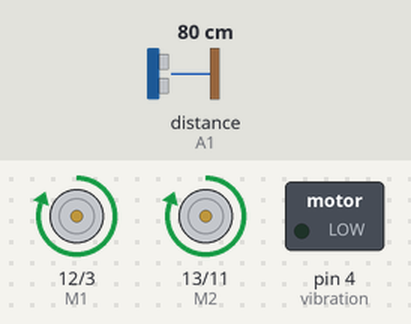
A sketch run on a simulated Arduino Pro Mini, built with avr-gcc and run on an emulated ATmega328P. Parts: direction and speed pins drawn as motors (green arrow = direction pin HIGH = forward, orange = LOW = backward, longer = more drive), switched loads named in the sketch (green lamp = pin HIGH). The test bench sets the inputs (shaded band); at power-on: distance to the obstacle (sensor on A1) 80 cm. The echo pulse lasts 58.3 µs per cm.

Above: at 2.3 s.
2.4 s: distance to the obstacle (sensor on A1) set to 22 cm
5.2 s: distance to the obstacle (sensor on A1) set to 18 cm
At 6.3 s:
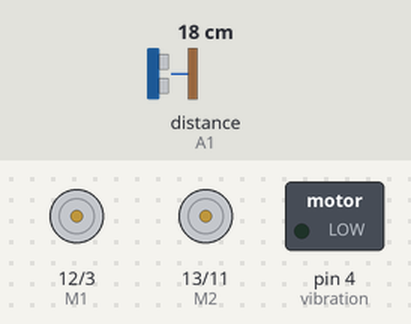
At 8.9 s:
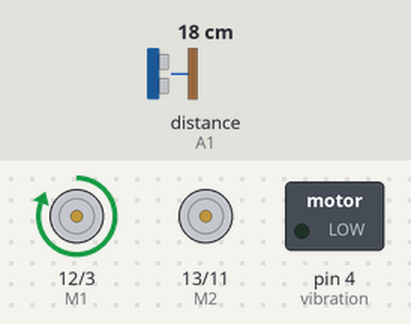
Timing chart, 0 to 15.3 s (numbered marks = the images above; inputs shaded):
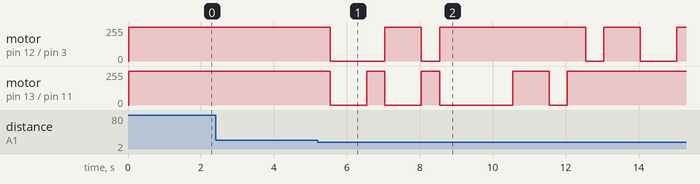

Measured:
- the behaviour switches between 21 and 20 cm on distance to the obstacle (sensor on A1) (found by bisection; images 0 and 1)
- after the input at 2.4 s, every drawn part: stays the same

The sketch:

sketch_mar14a.ino
```cpp
/*

*/
#include <SD.h>
#include <TMRpcm.h>
#define SD_Chipselect 11

//#include <LedControl.h>
#include <Servo.h>
#include <NewPing.h>


int E1 = 3;
int E2 = 11;
int M1 = 12;  //two motors
int M2 = 13;
int vibration = 4; //vibration motor

int trigPin = A0;   //ultrasonic sensor
int echoPin = A1;   //
int tempSen = A3;   //temperature sensor
int ardConnect_1 = A4;   //pins for serial communication to nano
int ardConnect_2 = A5;

// define pins and other constants
//const int servo1Pin = 9;
const int max_distance = 300;
char incomingByte;
int DIN = 0;   //dot matrix display
int CLK = 1;
int CS = 2;
int maxInUse = 1;


// variables to use later on
int dist;
struct Coordinate {float x; float y;};

// create instances of servo and ping class
NewPing sonar(trigPin, echoPin, max_distance);


/***
MaxMatrix m(DIN, CLK, CS, maxInUse);


char smile01[] = {8, 8,
                  B00111100,
                  B01000010,
                  B10010101,
                  B10100001,
                  B10100001,
                  B10010101,
                  B01000010,
                  B00111100
                 };
char smile02[] = {8, 8,
                  B00111100,
                  B01000010,
                  B10010101,
                  B10010001,
                  B10010001,
                  B10010101,
                  B01000010,
                  B00111100
                 }; */

//LedControl lc=LedControl(DIN,CLK,CS,0);


TMRpcm tmrpcm;
void setup() {
  tmrpcm.speakerPin = 9;
  tmrpcm.volume(1);

  pinMode(trigPin, OUTPUT);
  pinMode(echoPin, INPUT);
  pinMode(vibration,OUTPUT);
  pinMode(M1,OUTPUT);
  pinMode(M2,OUTPUT);
  pinMode(4, OUTPUT);


//  lc.shutdown(0,false);       //The MAX72XX is in power-saving mode on startup
//  lc.setIntensity(0,15);      // Set the brightness to maximum value
//  lc.clearDisplay(0);
}

/* Direction control functions */
float get_angle(struct Coordinate target){
  float ang;   //relative angle between the car heading direction and target direction
               //Netative: on the left of heading direction; Positive: on the right of heading direction
  ang = atan(target.x/target.y)/3.1415926*180;
  return ang;
}

void dir_update(){
  /* This function performs turning angle calculation, and make a turn. */
  Serial.println("Updating direction! \n");

  struct Coordinate new_target = get_target_coor();
  float target_dist = get_distance(new_target);
  float ang = get_angle(new_target);

//  Serial.println("Angle is ");
//  Serial.println(ang);

  // dir = 'RIGHT turn':1, 'LEFT turn':-1
  if(ang >= 5.0){
    while(ang >= 5.0){
      new_target = get_target_coor();
      target_dist = get_distance(new_target);
      ang = get_angle(new_target);
      turn(-1);
    }
  }else if(ang <= -5.0){
    while(ang >= 5.0){
      new_target = get_target_coor();
      target_dist = get_distance(new_target);
      ang = get_angle(new_target);
      turn(-1);
    }
  }else{
    forward(255);
    forward(255);
    forward(255);
  }
}

void forward(int PWM){
  /*Moving the car straightly forward*/
  Serial.print("Moving forward...\n ");
  digitalWrite(M1,HIGH);
  digitalWrite(M2, HIGH);
  analogWrite(E1, PWM);   //PWM Speed Control
  analogWrite(E2, PWM);   //PWM Speed Control
  delay(500);
}

void Stop(){
  /*Stop the car*/
  Serial.print("Stop...\n ");
  digitalWrite(M1, LOW);
  digitalWrite(M2, LOW);
  analogWrite(E1, 0);   //PWM Speed Control
  analogWrite(E2, 0);   //PWM Speed Control
  delay(500);
}

void turn(signed int dir){
  /*Input: dir = 'RIGHT turn':1, 'LEFT turn':-1
   * M1: right wheel
   * M2: left wheel
  */
  if(dir == 1){   //right turn
    Serial.print("Turning right...\n ");
    digitalWrite(M1, HIGH);
    digitalWrite(M2, LOW);
    analogWrite(E1, 255);   //PWM Speed Control
    analogWrite(E2, 0);   //PWM Speed Control
    delay(500);
  }else{        //left turn
    Serial.print("Turning left... \n");
    digitalWrite(M1, LOW);
    digitalWrite(M2, HIGH);
    analogWrite(E1, 0);   //PWM Speed Control
    analogWrite(E2, 255);   //PWM Speed Control
    delay(500);
  }
}

/* Ultrasonic senor */
int ultrasonic_dist(){
  //Obtain readings from ultrasonic sensot
  int dist;
//  Serial.print("Ping: ");
  dist = sonar.ping_cm();
//  Serial.print(dist);
//  Serial.println("cm");
  //delay(100);
  return dist;
}

/* Getting target coordinate from Raspberry Pi */
struct Coordinate get_target_coor(){
  struct Coordinate coor;
  coor.x = 1.0;
  coor.y = 30.0;
  return coor;
}

float get_distance(struct Coordinate target){
  /* Calculate the Euclidean distance between the car's position with input point, target, of type 'struct Coordinate' */
  Serial.println("Getting distance ...");
  float dist = 0;
  dist = sqrt(sq(target.x)+sq(target.y));
  return dist;
}

void obstacle_avoid(){
  turn(-1);   // Check left side distance
  int left_dist = ultrasonic_dist();
  turn(1);

  turn(1);   // Check right side distance
  int right_dist = ultrasonic_dist();
  turn(-1); // turn back to the middle

  if(right_dist < left_dist){
    turn(-1);   // turn left
    turn(-1);
    turn(-1);
    turn(-1);
    forward(255); // forward
    forward(255); // forward
    turn(-1);   // turn left
    forward(255); // forward
    turn(1);
    forward(255); // forward
    forward(255); // forward
    turn(1);
    turn(1);
    forward(255); // forward

    turn(1);  // turn back to the middle

  }else{
    turn(1);   // turn left
    turn(1);
    turn(1);
    turn(1);
    forward(255); // forward
    forward(255); // forward
    turn(1);   // turn left
    forward(255); // forward
    turn(-1);
    forward(255); // forward
    forward(255); // forward
    turn(-1);
    turn(-1);
    forward(255); // forward

    turn(-1);  // turn back to the middle

  }
}

/***Displaying faces on the LED Matrix ***/
/*void face(int n){

    byte smile[8]=   {0x3C,0x42,0xA5,0x81,0xA5,0x99,0x42,0x3C};
    byte neutral[8]= {0x3C,0x42,0xA5,0x81,0xBD,0x81,0x42,0x3C};
    byte frown[8]=   {0x3C,0x42,0xA5,0x81,0x99,0xA5,0x42,0x3C};


    switch(n){
      case '0':
      printByte(smile);
      delay(1000);
      break;

      case '1':
      printByte(neutral);
      delay(1000);
      break;

      case '2':
      printByte(frown);
      break;
    }
}

*/
void printByte(byte character [])
{
  int i = 0;
  for(i=0;i<8;i++)
  {
//    lc.setRow(0,i,character[i]);
  }
}


/***Robot falling asleep***/
void naptime(){
  digitalWrite(M1, LOW);
  digitalWrite(M2, LOW);
  speakerActivate(4); //"It's nap time!"
  //face(2); //animation of closing eyes
  speakerActivate(5); //('Snoring.wav');
  delay(10);
  speakerActivate(6); //displayLCD("Wakeup.wav"); /"Ah that was a good nap! I need coffee"
  return;
}


void shiver(){
  vibration = HIGH;
  //digitalWrite(vibration,HIGH);
  delay(1000);
  vibration = LOW;
  //digitalWrite(vibration,LOW);
 }

void joke() {
  speakerActivate(5);
}


void speakerActivate(int code){
  noInterrupts();
  if (SD.begin(SD_Chipselect)){return ;}
   if(code >= 0 && code<=9){
    char file[ ] = {String(code).concat(".wav")};
    tmrpcm.play(file[0]);
    }
  interrupts();
  return;
}


void loop()
{
  //Obtain readings from ultrasonic sensot
  /*
  Serial.print("Ping: ");
  dist = sonar.ping_cm();
  Serial.print(dist);
  Serial.println("cm");
  delay(100);
  head();
  forward();
  */
 struct Coordinate target = get_target_coor();

   float target_dist = get_distance(target);
  Serial.print("Distance to target is ");
  Serial.print(target_dist);
  Serial.println(" cm");
  int ultra_dist = ultrasonic_dist();
  Serial.print("Distance to obstacle is ");
  Serial.print(ultra_dist);
  Serial.println(" cm");

  // If too close to any object(wither target/obstacle), < 20cm, STOP, and decide for the next move.
  if(ultra_dist <= 20){
    Stop();
    if(abs(ultra_dist-target_dist) >= 5){  // The object at front is NOT the target
       obstacle_avoid();
       //Because we are updating for a long time, need to refresh parameters
       target = get_target_coor();
       target_dist = get_distance(target);
       ultra_dist = ultrasonic_dist();
    }else{
      // The object at front IS the target
      while(target_dist <= 20){
        // wait until the target moves away
        //ultra_dist = ultrasonic_dist();
        target = get_target_coor();
        target_dist = get_distance(target);
        Serial.print("target distance is ");
        Serial.println(target_dist);
        Stop();
      }
    }
  }

  dir_update();
 if(get_distance(get_target_coor()) >= 30 && ultrasonic_dist() >= 20){
    forward(255);   // forward takes in a int in range (0,255) for PWM
    Serial.println("all clear, move forward to catch target!");
  }else{
    Stop();
  }


  if(Serial.available() > 0){

    incomingByte = Serial.read();
		switch((char)incomingByte){
		 case '0':
			speakerActivate(0); //different user
		  break;
		 case '1':
			speakerActivate(0); //different user
		  break;

		 default:
		   break;
      }
    }
}
```

MaxMatrix.cpp
```cpp
// (licence header left out)
#include "Arduino.h"
#include "MaxMatrix.h"

MaxMatrix::MaxMatrix(byte _data, byte _load, byte _clock, byte _num)
{
	data = _data;
	load = _load;
	clock = _clock;
	num = _num;
	for (int i=0; i<80; i++)
		buffer[i] = 0;
}

void MaxMatrix::init()
{
	pinMode(data,  OUTPUT);
	pinMode(clock, OUTPUT);
	pinMode(load,  OUTPUT);
	digitalWrite(clock, HIGH);

	setCommand(max7219_reg_scanLimit, 0x07);
	setCommand(max7219_reg_decodeMode, 0x00);  // using an led matrix (not digits)
	setCommand(max7219_reg_shutdown, 0x01);    // not in shutdown mode
	setCommand(max7219_reg_displayTest, 0x00); // no display test

	// empty registers, turn all LEDs off
	clear();

	setIntensity(0x0f);    // the first 0x0f is the value you can set
}

void MaxMatrix::setIntensity(byte intensity)
{
	setCommand(max7219_reg_intensity, intensity);
}

void MaxMatrix::clear()
{
	for (int i=0; i<8; i++)
		setColumnAll(i,0);

	for (int i=0; i<80; i++)
		buffer[i] = 0;
}

void MaxMatrix::setCommand(byte command, byte value)
{
	digitalWrite(load, LOW);
	for (int i=0; i<num; i++)
	{
		shiftOut(data, clock, MSBFIRST, command);
		shiftOut(data, clock, MSBFIRST, value);
	}
	digitalWrite(load, LOW);
	digitalWrite(load, HIGH);
}


void MaxMatrix::setColumn(byte col, byte value)
{
	int n = col / 8;
	int c = col % 8;
	digitalWrite(load, LOW);
	for (int i=0; i<num; i++)
	{
		if (i == n)
		{
			shiftOut(data, clock, MSBFIRST, c + 1);
			shiftOut(data, clock, MSBFIRST, value);
		}
		else
		{
			shiftOut(data, clock, MSBFIRST, 0);
			shiftOut(data, clock, MSBFIRST, 0);
		}
	}
	digitalWrite(load, LOW);
	digitalWrite(load, HIGH);

	buffer[col] = value;
}

void MaxMatrix::setColumnAll(byte col, byte value)
{
	digitalWrite(load, LOW);
	for (int i=0; i<num; i++)
	{
		shiftOut(data, clock, MSBFIRST, col + 1);
		shiftOut(data, clock, MSBFIRST, value);
		buffer[col * i] = value;
	}
	digitalWrite(load, LOW);
	digitalWrite(load, HIGH);
}

void MaxMatrix::setDot(byte col, byte row, byte value)
{
    bitWrite(buffer[col], row, value);

	int n = col / 8;
	int c = col % 8;
	digitalWrite(load, LOW);
	for (int i=0; i<num; i++)
	{
		if (i == n)
		{
			shiftOut(data, clock, MSBFIRST, c + 1);
			shiftOut(data, clock, MSBFIRST, buffer[col]);
		}
		else
		{
			shiftOut(data, clock, MSBFIRST, 0);
			shiftOut(data, clock, MSBFIRST, 0);
		}
	}
	digitalWrite(load, LOW);
	digitalWrite(load, HIGH);
}

void MaxMatrix::writeSprite(int x, int y, const byte* sprite)
{
	int w = sprite[0];
	int h = sprite[1];

	if (h == 8 && y == 0)
		for (int i=0; i<w; i++)
		{
			int c = x + i;
			if (c>=0 && c<80)
				setColumn(c, sprite[i+2]);
		}
	else
		for (int i=0; i<w; i++)
			for (int j=0; j<h; j++)
			{
				int c = x + i;
				int r = y + j;
				if (c>=0 && c<80 && r>=0 && r<8)
					setDot(c, r, bitRead(sprite[i+2], j));
			}
}

void MaxMatrix::reload()
{
	for (int i=0; i<8; i++)
	{
		int col = i;
		digitalWrite(load, LOW);
		for (int j=0; j<num; j++)
		{
			shiftOut(data, clock, MSBFIRST, i + 1);
			shiftOut(data, clock, MSBFIRST, buffer[col]);
			col += 8;
		}
		digitalWrite(load, LOW);
		digitalWrite(load, HIGH);
	}
}

void MaxMatrix::shiftLeft(bool rotate, bool fill_zero)
{
	byte old = buffer[0];
	int i;
	for (i=0; i<80; i++)
		buffer[i] = buffer[i+1];
	if (rotate) buffer[num*8-1] = old;
	else if (fill_zero) buffer[num*8-1] = 0;

	reload();
}

void MaxMatrix::shiftRight(bool rotate, bool fill_zero)
{
	int last = num*8-1;
	byte old = buffer[last];
	int i;
	for (i=79; i>0; i--)
		buffer[i] = buffer[i-1];
	if (rotate) buffer[0] = old;
	else if (fill_zero) buffer[0] = 0;

	reload();
}

void MaxMatrix::shiftUp(bool rotate)
{
	for (int i=0; i<num*8; i++)
	{
		bool b = buffer[i] & 1;
		buffer[i] >>= 1;
		if (rotate) bitWrite(buffer[i], 7, b);
	}
	reload();
}

void MaxMatrix::shiftDown(bool rotate)
{
	for (int i=0; i<num*8; i++)
	{
		bool b = buffer[i] & 128;
		buffer[i] <<= 1;
		if (rotate) bitWrite(buffer[i], 0, b);
	}
	reload();
}
```

MaxMatrix.h
```cpp
// (licence header left out)
#ifndef _MaxMatrix_H_
#define _MaxMatrix_H_

#include "Arduino.h"

#define max7219_reg_noop        0x00
#define max7219_reg_digit0      0x01
#define max7219_reg_digit1      0x02
#define max7219_reg_digit2      0x03
#define max7219_reg_digit3      0x04
#define max7219_reg_digit4      0x05
#define max7219_reg_digit5      0x06
#define max7219_reg_digit6      0x07
#define max7219_reg_digit7      0x08
#define max7219_reg_decodeMode  0x09
#define max7219_reg_intensity   0x0a
#define max7219_reg_scanLimit   0x0b
#define max7219_reg_shutdown    0x0c
#define max7219_reg_displayTest 0x0f

class MaxMatrix
{
  private:
    byte data;
    byte load;
    byte clock;
    byte num;
    byte buffer[80];

    void reload();

  public:
    MaxMatrix(byte data, byte load, byte clock, byte num);

    void init();
    void clear();
    void setCommand(byte command, byte value);
    void setIntensity(byte intensity);
    void setColumn(byte col, byte value);
    void setColumnAll(byte col, byte value);
    void setDot(byte col, byte row, byte value);
    void writeSprite(int x, int y, const byte* sprite);

    void shiftLeft(bool rotate = false, bool fill_zero = true);
    void shiftRight(bool rotate = false, bool fill_zero = true);
    void shiftUp(bool rotate = false);
    void shiftDown(bool rotate = false);
};

#endif
```
